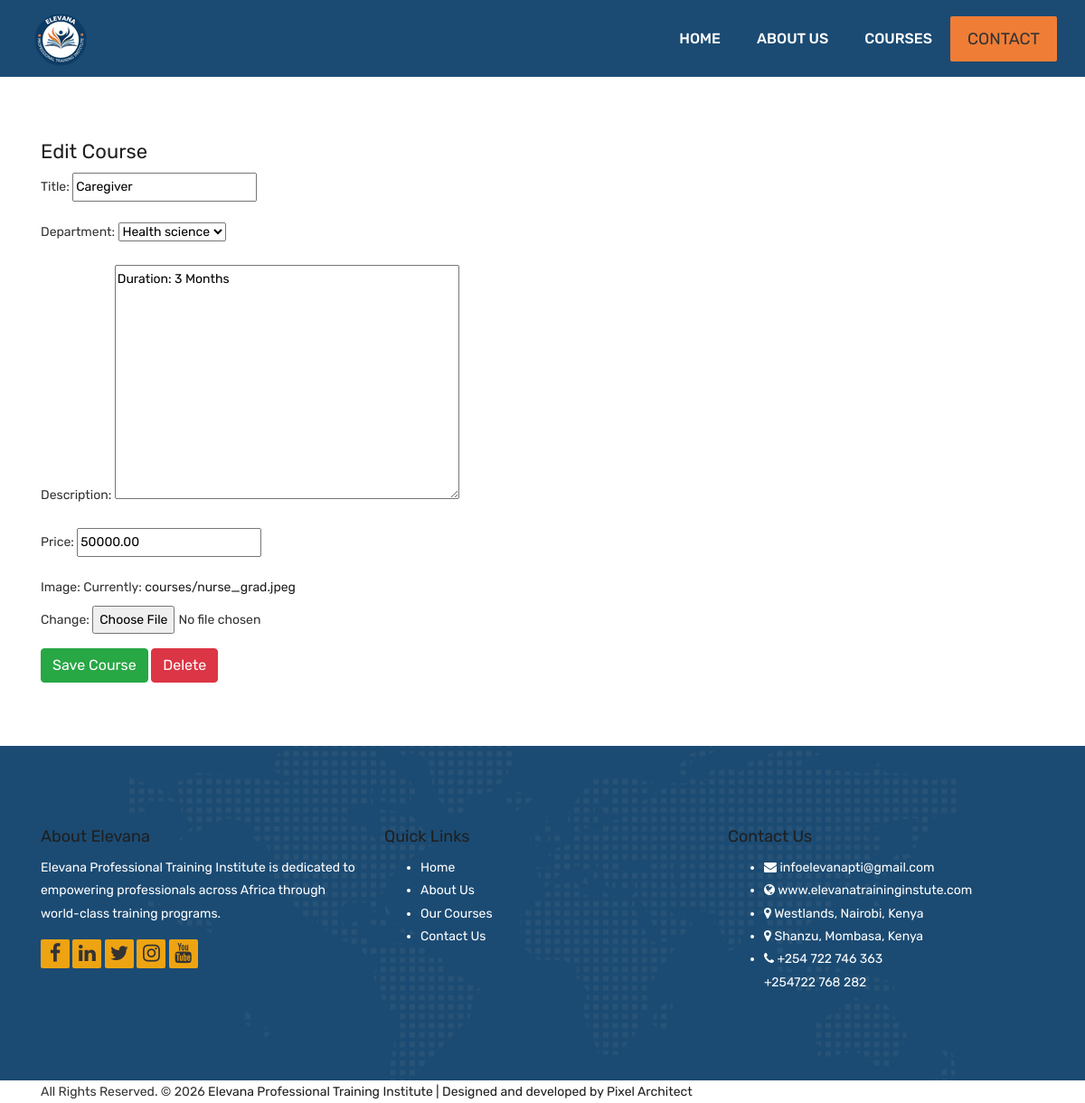
Page /courses/manage/caregiver/ (signed in) on the committed database.
### apps/courses/models.py (models this page shows, shortened)
class Course(models.Model):
    department = models.ForeignKey(Department, on_delete=models.CASCADE, related_name='courses')
    title = models.CharField(max_length=200)
    slug = models.SlugField(unique=True)
    description = models.TextField()
    price = models.DecimalField(max_digits=10, decimal_places=2)
    PRICING_CHOICES = [
        ('module', 'Per Module'),
        ('semester', 'Per Semester'),
        ('term', 'Per Term'),
    ]
    pricing_type = models.CharField(max_length=10, choices=PRICING_CHOICES, default='module')
    base_price_kes = models.DecimalField(max_digits=10, decimal_places=2)
    currency = models.CharField(
        max_length=3,
        choices=CURRENCY_CHOICES,
        default='USD'
    )
    image = models.ImageField(upload_to='courses/')

### apps/courses/views.py (the view)
# urls.py: path('manage/', views.manage_course, name='add_course'),
@login_required
@user_passes_test(staff_only)
def manage_course(request, slug=None):
    course = get_object_or_404(Course, slug=slug) if slug else None
    if request.method == 'POST':
        form = CourseForm(request.POST, request.FILES, instance=course)
        if form.is_valid():
            form.save()
            return redirect('courses')
    else:
        form = CourseForm(instance=course)
    return render(request, 'courses/manage_course.html', {'form': form})

### apps/courses/forms.py
class CourseForm(forms.ModelForm):
    class Meta:
        model = Course
        fields = ['title', 'department', 'description', 'price', 'image']

### apps/courses/models.py (called while the page is built)
    def __str__(self):
        return self.name

### apps/courses/views.py (called while the page is built)
def staff_only(user):
    return user.is_staff

### apps/courses/templates/courses/manage_course.html (shortened to what this page needs)
{% extends 'base.html' %}
{% block content %}
<div class="section wb">
    <div class="container">
        <h2>{% if form.instance.pk %}Edit Course{% else %}Add New Course{% endif %}</h2>
        <form method="POST" enctype="multipart/form-data">
            {{ form.as_p }}
            <button type="submit" class="btn btn-success">Save Course</button>
            {% if form.instance.pk %}
            <a href="{% url 'delete_course' form.instance.slug %}" class="btn btn-danger">Delete</a>
            {% endif %}
        </form>
    </div>
</div>
{% endblock %}

### static/style.css (style rules this page uses)
body { color: #333333; font-size: 14px; font-family: 'Rubik', sans-serif; line-height: 1.80857; }
html, body { height: 100%; }
a { color: #1f1f1f; text-decoration: none !important; outline: none !important; -webkit-transition: all .3s ease-in-out; -moz-transition: all .3s ease-in-out; -ms-transition: all .3s ease-in-out; -o-transition: all .3s ease-in-out; transition: all .3s ease-in-out; }
h1, h2, h3, h4, h5, h6 { letter-spacing: 0; font-weight: normal; position: relative; padding: 0 0 10px 0; font-weight: normal; line-height: 120% !important; color: #1f1f1f; margin: 0 }
h2 { font-size: 22px }
a { color: #1f1f1f; text-decoration: none; outline: none; }
a, .btn { text-decoration: none !important; outline: none !important; -webkit-transition: all .3s ease-in-out; -moz-transition: all .3s ease-in-out; -ms-transition: all .3s ease-in-out; -o-transition: all .3s ease-in-out; transition: all .3s ease-in-out; }
.section { display: block; position: relative; overflow: hidden; padding: 70px 0; }
.section.wb { background-color: #ffffff; }

### rows in the picture
Course: title "Caregiver", department "Health science", description "Duration: 3 Months", price "50000.00"
